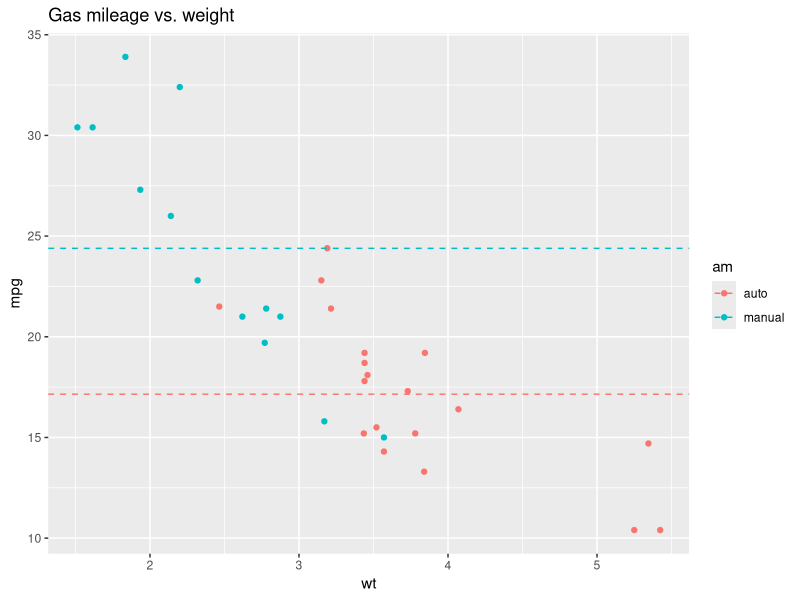
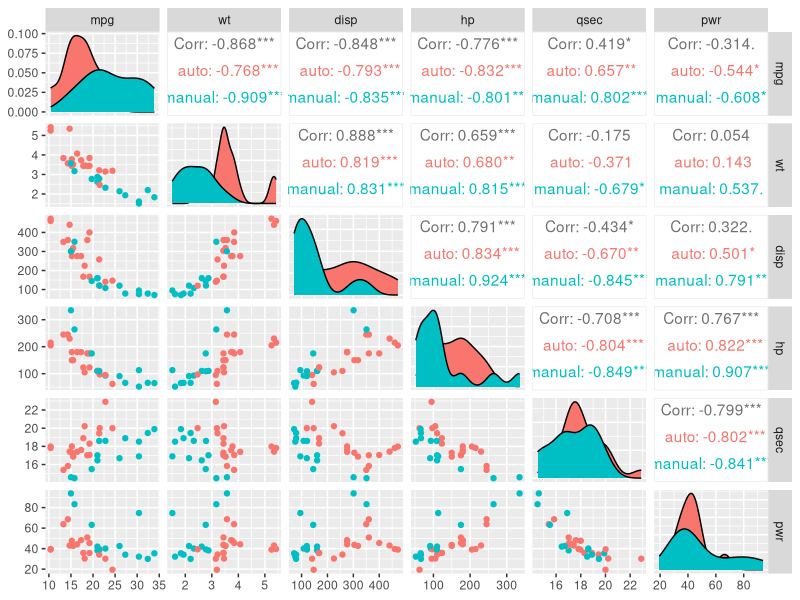

R code for these plots, in order:
## ---- chunk 1
library(knitr)

# TRUE relegates most code chunks to appendices and disables result
# output by default
tidydoc <- FALSE

# figure width 4 inches (PDF output), height = width, center figures
opts_chunk$set(fig.width=4, fig.height=4, fig.align='center')

# Increase the penalty for using scientific notation (to format
# numbers like 10000 normally, not in scientific notation)
options(scipen = 3)

if (tidydoc)
{
    opts_chunk$set(results='hide', echo=FALSE, size='scriptsize')
}
## ---- chunk 2

library(datasets)
data("mtcars")

library(ggplot2)
library(GGally)
## ---- chunk 3

# Convert transmission type, (cylinder count, carburetor count), and engine type
# to factor variables
mtcars$am <- factor(mtcars$am, levels = c(0, 1),
                    labels = c("auto", "manual"))
#mtcars$cyl <- factor(mtcars$cyl)
#mtcars$carb <- factor(mtcars$carb)
mtcars$vs <- factor(mtcars$vs, levels = c(0, 1),
                    labels = c("v", "straight"))

# Create a new variable for gross power/weight ratio
# (hp/1000 lb; 1 hp/1000 lb ≈ 1.64 W/kg)
mtcars$pwr <- mtcars$hp/mtcars$wt

g <- ggplot(mtcars, aes(x = wt, y = mpg))
g <- g + geom_point(aes(color = am))
g <- g + geom_hline(aes(yintercept = mpg, color = am),
                    data = aggregate(mpg ~ am, data = mtcars, mean),
                    linetype = "dashed")
g <- g + ggtitle("Gas mileage vs. weight")

print(g)
## ---- chunk 4
fitvars <- c("wt", "disp", "pwr", "drat", "am")
resids <- numeric(0)
modelvars <- character(0)
fits <- vector("list", length(fitvars))

# Function for constructing a formula containing the desired variables
fitformula <- function(fitvar, modelvars = NULL, keepvar = NULL) {
    modelstr <- paste("mpg ~", paste(c(keepvar, modelvars, fitvar),
                                     collapse = " + "))
    as.formula(modelstr)
}

# Calculate the deviance resulting from fitting MPG using the listed
# variables as regressors
dev.next <- function(fitvar, modelvars = NULL)
{
    fit <- lm(fitformula(fitvar, modelvars), mtcars)
    deviance(fit)
}

# Iteratively add variables to the model until "am" is one of them
# This may be quite naive approach to automated model selection,
# but it seems to work, after a fashion at least
stopifnot("am" %in% fitvars)
while (!("am" %in% modelvars))
{
    # Determine the deviances of the linear models when each of the
    # as of yet unused variables is added
    devs <- sapply(setdiff(fitvars, modelvars),
                   function(fitvar) dev.next(fitvar, modelvars))

        # Choose the variable which results in least deviance
    resids <- c(resids, devs[which.min(devs)])
    modelvars <- c(modelvars, names(which.min(devs)))
    
    # Create a fit involving the chosen variables
    fits[[length(modelvars)]] <- lm(fitformula(modelvars), mtcars)
}

fits <- fits[1:length(modelvars)]

# Call the anova function with the incremental fits
do.call(anova, fits)

# Alternative approach
fitvars <- c("wt", "disp", "pwr", "drat", "am")
resids <- dev.next("am")
modelvars <- "am"
fits <- vector("list", length(fitvars))
fits[[1]] <- lm(fitformula("am"), mtcars)
while (is.null(fits[[length(fits)]]))
{
    # Determine the deviances of the linear models when each of the
    # as of yet unused variables is added
    devs <- sapply(setdiff(fitvars, modelvars),
                   function(fitvar) dev.next(fitvar, modelvars))

        # Choose the variable which results in least deviance
    resids <- c(resids, devs[which.min(devs)])
    modelvars <- c(modelvars, names(which.min(devs)))
    
    # Create a fit involving the chosen variables
    fits[[length(modelvars)]] <- lm(fitformula(modelvars), mtcars)

}

fits <- fits[1:length(modelvars)]

# Call the anova function with the incremental fits
do.call(anova, fits)

## ---- chunk 5

paircols <- c("mpg", "wt", "disp", "hp" ,"qsec", "pwr")
ggpairs(mtcars, aes(color = am),
        columns = match(paircols, names(mtcars)))

